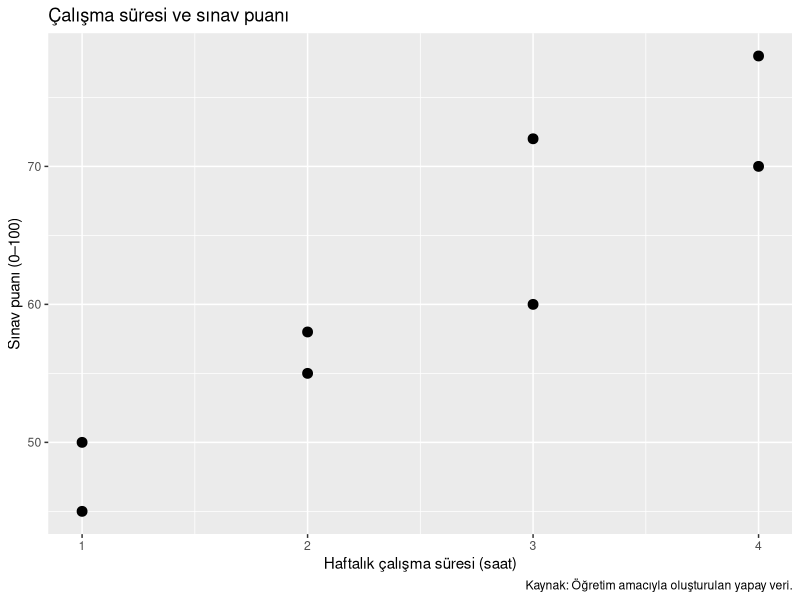
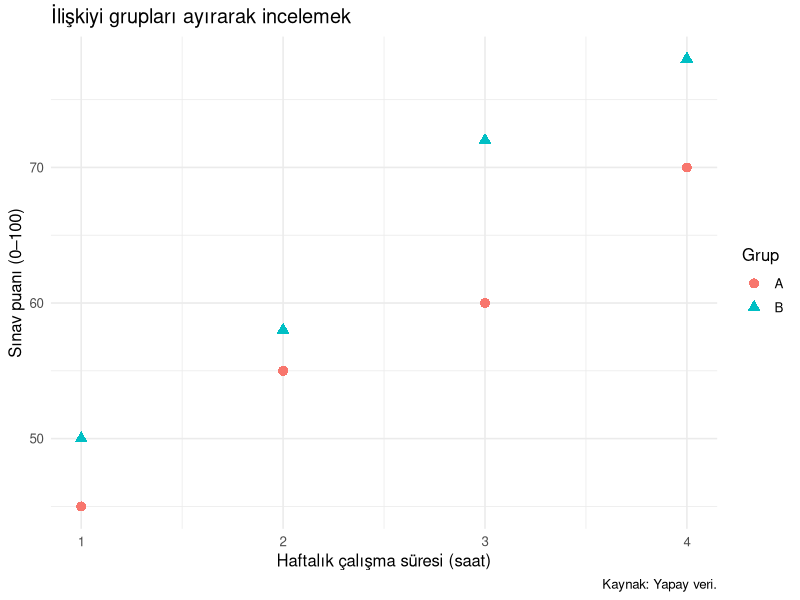
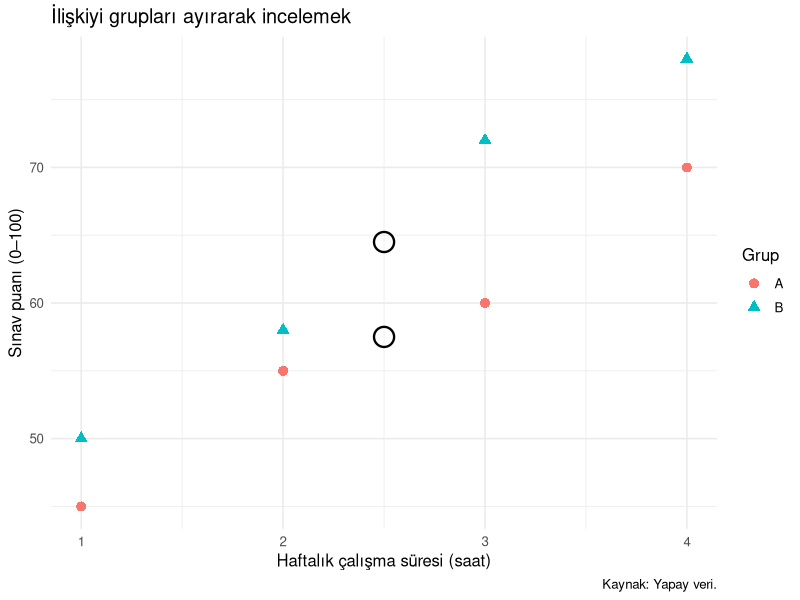
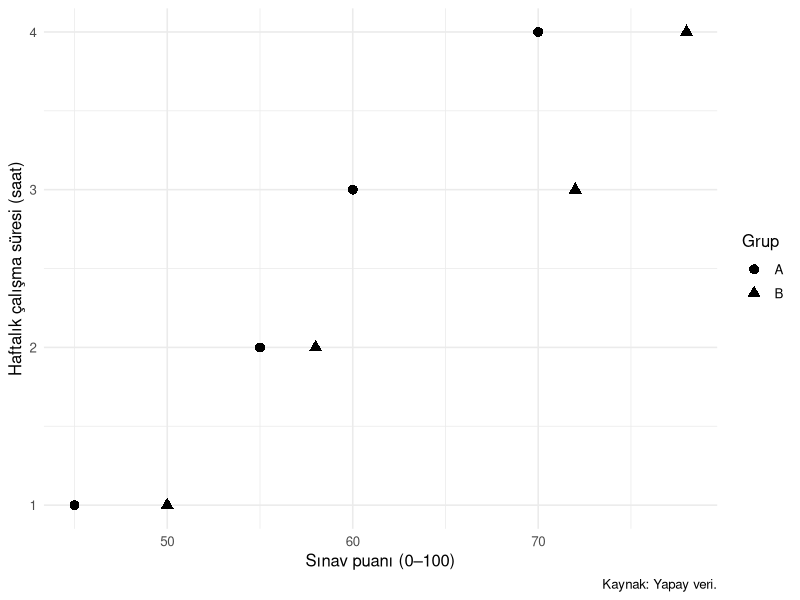

Generate these figures, in order, with R:
## ---- chunk 1
#| label: ggbase-setup

library(ggplot2)

ogrenciler <- data.frame(
  ogrenci = paste0("Ö", 1:8),
  grup = rep(c("A", "B"), each = 4),
  calisma_saati = c(1, 2, 3, 4, 1, 2, 3, 4),
  puan = c(45, 55, 60, 70, 50, 58, 72, 78)
)
ogrenciler
## ---- chunk 2
#| label: ggbase-object

# data hangi tabloyu, mapping hangi eşlemeleri kullanacağımızı belirtir.
temel_grafik <- ggplot(
  data = ogrenciler,
  mapping = aes(x = calisma_saati, y = puan)
)
## ---- chunk 3
#| label: fig-ggbase-first
#| fig-cap: "Çalışma süresi ve puan: her nokta yapay verideki bir öğrencidir."
#| fig-alt: "Sekiz öğrencide haftalık çalışma süresi 1–4 saat, puanlar 45–78 arasındadır. Daha çok çalışan öğrencilerin puanları bu örnekte genel olarak daha yüksektir."
#| fig-width: 6.5
#| fig-height: 4

ilk_grafik <- temel_grafik +
  geom_point(size = 3) +
  labs(
    title = "Çalışma süresi ve sınav puanı",
    x = "Haftalık çalışma süresi (saat)", y = "Sınav puanı (0–100)",
    caption = "Kaynak: Öğretim amacıyla oluşturulan yapay veri."
  )
ilk_grafik
## ---- chunk 4
#| label: ggbase-pipe

a_grubu <- ogrenciler |>
  dplyr::filter(grup == "A")

a_grafigi <- ggplot(a_grubu, aes(calisma_saati, puan)) +
  geom_point(size = 3)
## ---- chunk 5
#| label: fig-ggbase-mapping
#| fig-cap: "Grup bilgisi hem renkle hem nokta şekliyle temsil edilmiştir."
#| fig-alt: "A ve B grupları farklı renk ve şekillerle gösterilir. İki grupta da çalışma süresi arttıkça puan yükselir; aynı sürede B puanları bu yapay örnekte daha yüksektir."
#| fig-width: 6.5
#| fig-height: 4

gruplu_grafik <- ggplot(
  ogrenciler,
  aes(x = calisma_saati, y = puan, colour = grup, shape = grup)
) +
  geom_point(size = 3) +
  labs(
    title = "İlişkiyi grupları ayırarak incelemek",
    x = "Haftalık çalışma süresi (saat)", y = "Sınav puanı (0–100)",
    colour = "Grup", shape = "Grup", caption = "Kaynak: Yapay veri."
  ) +
  theme_minimal(base_size = 12)
gruplu_grafik
## ---- chunk 6
#| label: ggbase-means

ortalamalar <- aggregate(
  cbind(calisma_saati, puan) ~ grup,
  data = ogrenciler,
  FUN = mean
)
ortalamalar
## ---- chunk 7
#| label: fig-ggbase-layers
#| fig-cap: "Küçük noktalar öğrencileri, büyük içi boş noktalar grup ortalamalarını gösterir."
#| fig-alt: "Ham puanlara eklenen iki büyük içi boş ortalama noktasının çalışma süresi 2,5 saattir. A ortalaması 57,5, B ortalaması 64,5 puandır."
#| fig-width: 6.5
#| fig-height: 4

katmanli_grafik <- gruplu_grafik +
  geom_point(
    data = ortalamalar,
    mapping = aes(x = calisma_saati, y = puan),
    inherit.aes = FALSE,
    shape = 1, size = 6, stroke = 1.2, colour = "black"
  )
katmanli_grafik
## ---- chunk 8
#| label: fig-ggbase-solution
#| fig-cap: "Eksenler yer değiştirdiğinde temsil edilen değişkenlerin anlamı korunur."
#| fig-alt: "Puan yatay, haftalık çalışma saati dikey eksendedir. İki öğrenci grubu farklı nokta şekilleriyle gösterilir."
#| fig-width: 6
#| fig-height: 4

ggplot(ogrenciler, aes(x = puan, y = calisma_saati, shape = grup)) +
  geom_point(size = 3) +
  labs(
    x = "Sınav puanı (0–100)", y = "Haftalık çalışma süresi (saat)",
    shape = "Grup", caption = "Kaynak: Yapay veri."
  ) +
  theme_minimal(base_size = 12)
## ---- chunk 9
#| label: ggbase-solution-means

ortalama_grafigi <- ggplot(ortalamalar, aes(x = grup, y = puan)) +
  geom_point(size = 4) +
  labs(x = "Grup", y = "Ortalama puan (0–100)")
